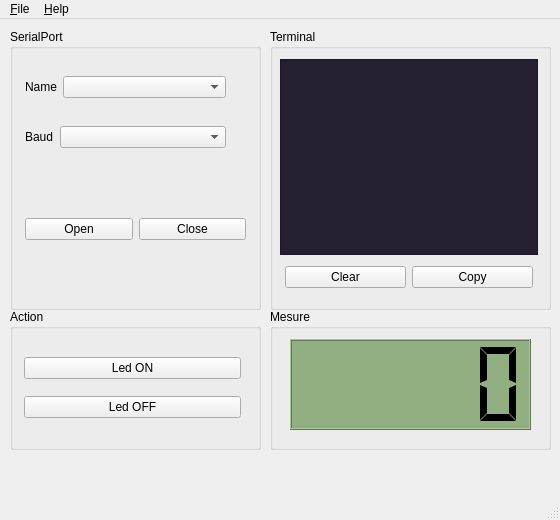
<?xml version="1.0" encoding="UTF-8"?>
<ui version="4.0">
 <class>MainWindow</class>
 <widget class="QMainWindow" name="MainWindow">
  <property name="geometry">
   <rect>
    <x>0</x>
    <y>0</y>
    <width>560</width>
    <height>520</height>
   </rect>
  </property>
  <property name="windowTitle">
   <string>Saé Interface</string>
  </property>
  <property name="windowIcon">
   <iconset resource="res.qrc">
    <normaloff>:/images/cpu.png</normaloff>:/images/cpu.png</iconset>
  </property>
  <property name="unifiedTitleAndToolBarOnMac">
   <bool>true</bool>
  </property>
  <widget class="QWidget" name="centralwidget">
   <widget class="QGroupBox" name="groupBox">
    <property name="geometry">
     <rect>
      <x>10</x>
      <y>10</y>
      <width>251</width>
      <height>281</height>
     </rect>
    </property>
    <property name="title">
     <string>SerialPort</string>
    </property>
    <widget class="QWidget" name="layoutWidget">
     <property name="geometry">
      <rect>
       <x>10</x>
       <y>40</y>
       <width>211</width>
       <height>37</height>
      </rect>
     </property>
     <layout class="QHBoxLayout" name="horizontalLayout" stretch="0,1">
      <property name="leftMargin">
       <number>5</number>
      </property>
      <property name="topMargin">
       <number>5</number>
      </property>
      <property name="rightMargin">
       <number>5</number>
      </property>
      <property name="bottomMargin">
       <number>6</number>
      </property>
      <item>
       <widget class="QLabel" name="label">
        <property name="text">
         <string>Name</string>
        </property>
       </widget>
      </item>
      <item>
       <widget class="QComboBox" name="comboBoxSerialName"/>
      </item>
     </layout>
    </widget>
    <widget class="QWidget" name="layoutWidget">
     <property name="geometry">
      <rect>
       <x>10</x>
       <y>90</y>
       <width>211</width>
       <height>36</height>
      </rect>
     </property>
     <layout class="QHBoxLayout" name="horizontalLayout_2" stretch="0,1">
      <property name="leftMargin">
       <number>5</number>
      </property>
      <property name="topMargin">
       <number>5</number>
      </property>
      <property name="rightMargin">
       <number>5</number>
      </property>
      <property name="bottomMargin">
       <number>5</number>
      </property>
      <item>
       <widget class="QLabel" name="label_2">
        <property name="text">
         <string>Baud</string>
        </property>
       </widget>
      </item>
      <item>
       <widget class="QComboBox" name="comboBoxSerialBaud"/>
      </item>
     </layout>
    </widget>
    <widget class="QWidget" name="layoutWidget">
     <property name="geometry">
      <rect>
       <x>10</x>
       <y>150</y>
       <width>231</width>
       <height>101</height>
      </rect>
     </property>
     <layout class="QHBoxLayout" name="horizontalLayout_3">
      <property name="leftMargin">
       <number>5</number>
      </property>
      <property name="topMargin">
       <number>5</number>
      </property>
      <property name="rightMargin">
       <number>5</number>
      </property>
      <property name="bottomMargin">
       <number>5</number>
      </property>
      <item>
       <widget class="QPushButton" name="pushButtonSerialOpen">
        <property name="text">
         <string>Open</string>
        </property>
        <property name="icon">
         <iconset resource="res.qrc">
          <normaloff>:/images/connect.png</normaloff>:/images/connect.png</iconset>
        </property>
       </widget>
      </item>
      <item>
       <widget class="QPushButton" name="pushButtonSerialClose">
        <property name="text">
         <string>Close</string>
        </property>
        <property name="icon">
         <iconset resource="res.qrc">
          <normaloff>:/images/disconnect.png</normaloff>:/images/disconnect.png</iconset>
        </property>
       </widget>
      </item>
     </layout>
    </widget>
   </widget>
   <widget class="QGroupBox" name="groupBox_2">
    <property name="geometry">
     <rect>
      <x>270</x>
      <y>10</y>
      <width>281</width>
      <height>281</height>
     </rect>
    </property>
    <property name="title">
     <string>Terminal</string>
    </property>
    <widget class="QWidget" name="layoutWidget">
     <property name="geometry">
      <rect>
       <x>10</x>
       <y>30</y>
       <width>258</width>
       <height>234</height>
      </rect>
     </property>
     <layout class="QVBoxLayout" name="verticalLayout">
      <item>
       <widget class="QPlainTextEdit" name="plainTextEditTerminal">
        <property name="styleSheet">
         <string notr="true">background-color: rgb(36, 31, 49);
color: rgb(255, 255, 255);</string>
        </property>
       </widget>
      </item>
      <item>
       <layout class="QHBoxLayout" name="horizontalLayout_4">
        <property name="leftMargin">
         <number>5</number>
        </property>
        <property name="topMargin">
         <number>5</number>
        </property>
        <property name="rightMargin">
         <number>5</number>
        </property>
        <property name="bottomMargin">
         <number>5</number>
        </property>
        <item>
         <widget class="QPushButton" name="pushButtonTerminalClear">
          <property name="text">
           <string>Clear</string>
          </property>
          <property name="icon">
           <iconset resource="res.qrc">
            <normaloff>:/images/edit_clear_icon.png</normaloff>:/images/edit_clear_icon.png</iconset>
          </property>
         </widget>
        </item>
        <item>
         <widget class="QPushButton" name="pushButtonTerminalCopy">
          <property name="text">
           <string>Copy</string>
          </property>
          <property name="icon">
           <iconset resource="res.qrc">
            <normaloff>:/images/copy.png</normaloff>:/images/copy.png</iconset>
          </property>
         </widget>
        </item>
       </layout>
      </item>
     </layout>
    </widget>
   </widget>
   <widget class="QGroupBox" name="groupBox_3">
    <property name="geometry">
     <rect>
      <x>10</x>
      <y>290</y>
      <width>251</width>
      <height>141</height>
     </rect>
    </property>
    <property name="title">
     <string>Action</string>
    </property>
    <widget class="QWidget" name="layoutWidget">
     <property name="geometry">
      <rect>
       <x>12</x>
       <y>29</y>
       <width>221</width>
       <height>101</height>
      </rect>
     </property>
     <layout class="QVBoxLayout" name="verticalLayout_2">
      <property name="spacing">
       <number>0</number>
      </property>
      <property name="leftMargin">
       <number>2</number>
      </property>
      <property name="topMargin">
       <number>2</number>
      </property>
      <property name="rightMargin">
       <number>2</number>
      </property>
      <property name="bottomMargin">
       <number>2</number>
      </property>
      <item>
       <widget class="QPushButton" name="pushButtonActionLedOn">
        <property name="text">
         <string>Led ON</string>
        </property>
       </widget>
      </item>
      <item>
       <widget class="QPushButton" name="pushButtonActionLedOff">
        <property name="text">
         <string>Led OFF</string>
        </property>
       </widget>
      </item>
     </layout>
    </widget>
   </widget>
   <widget class="QGroupBox" name="groupBox_4">
    <property name="geometry">
     <rect>
      <x>270</x>
      <y>290</y>
      <width>281</width>
      <height>141</height>
     </rect>
    </property>
    <property name="title">
     <string>Mesure</string>
    </property>
    <widget class="QLCDNumber" name="lcdNumber">
     <property name="geometry">
      <rect>
       <x>20</x>
       <y>30</y>
       <width>241</width>
       <height>91</height>
      </rect>
     </property>
     <property name="styleSheet">
      <string notr="true">background-color: rgb(146,175,130);</string>
     </property>
     <property name="segmentStyle">
      <enum>QLCDNumber::Flat</enum>
     </property>
    </widget>
   </widget>
  </widget>
  <widget class="QMenuBar" name="menubar">
   <property name="geometry">
    <rect>
     <x>0</x>
     <y>0</y>
     <width>560</width>
     <height>24</height>
    </rect>
   </property>
   <widget class="QMenu" name="menu_File">
    <property name="title">
     <string>&amp;File</string>
    </property>
    <addaction name="actionExit"/>
   </widget>
   <widget class="QMenu" name="menu_Help">
    <property name="title">
     <string>&amp;Help</string>
    </property>
    <addaction name="actionAbout"/>
   </widget>
   <addaction name="menu_File"/>
   <addaction name="menu_Help"/>
  </widget>
  <widget class="QStatusBar" name="statusbar"/>
  <action name="actionExit">
   <property name="icon">
    <iconset resource="res.qrc">
     <normaloff>:/images/exit.png</normaloff>:/images/exit.png</iconset>
   </property>
   <property name="text">
    <string>Exit</string>
   </property>
  </action>
  <action name="actionAbout">
   <property name="icon">
    <iconset resource="res.qrc">
     <normaloff>:/images/help.png</normaloff>:/images/help.png</iconset>
   </property>
   <property name="text">
    <string>About</string>
   </property>
  </action>
 </widget>
 <resources>
  <include location="res.qrc"/>
 </resources>
 <connections/>
</ui>
